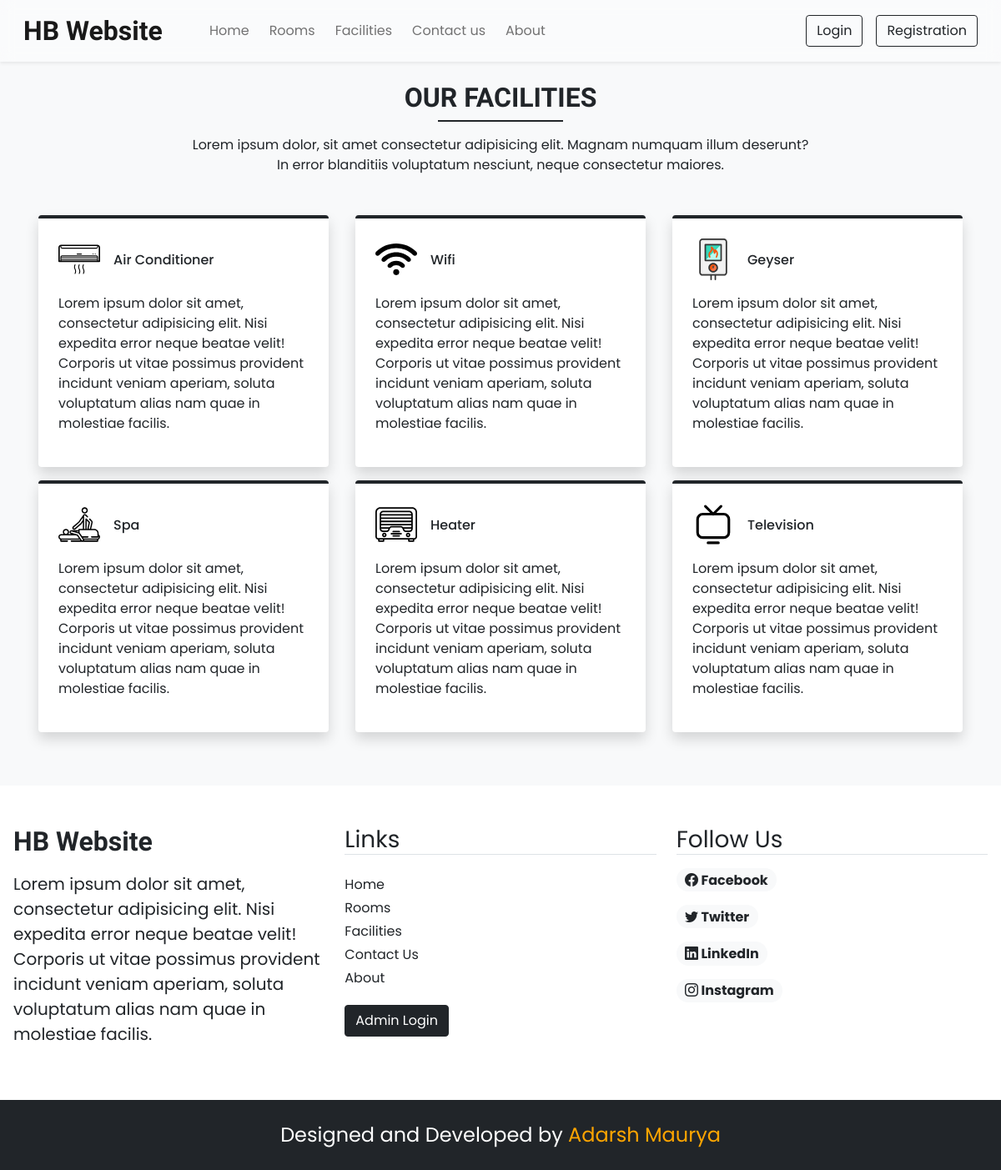
Screenshot of /facilities.php with the database file from the repository.
### tables this page shows
CREATE TABLE `general_settings` (
  `id` int NOT NULL,
  `site_title` varchar(128) NOT NULL,
  `site_desc` varchar(500) NOT NULL,
  `shutdown` tinyint NOT NULL DEFAULT '0'
);

CREATE TABLE `facilities` (
  `id` int NOT NULL,
  `name` varchar(100) NOT NULL,
  `picture` varchar(100) NOT NULL,
  `description` varchar(250) NOT NULL
);

CREATE TABLE `social_links` (
  `id` int NOT NULL,
  `name` varchar(100) NOT NULL,
  `social_link` varchar(300) NOT NULL DEFAULT 'none',
  `icon_class_name` varchar(50) NOT NULL DEFAULT 'bi-arrow-right-square-fill'
);

### admin/inc/db_config.php (called while the page is built, shortened)
<?php
function select($query,$values,$datatypes){
    $con = $GLOBALS['conn'];
    if($stmt = mysqli_prepare($con,$query)){
        if(mysqli_stmt_bind_param($stmt,$datatypes,...$values)){
            if(mysqli_stmt_execute($stmt)){
                $res = mysqli_stmt_get_result($stmt);
                return $res;
            }else{
                mysqli_stmt_close($stmt);
                die("Query cannot be executed - Select");
            }
        }else{
            mysqli_stmt_close($stmt);
            die("Query cannot be binded - Select");
        }
    }else{
        die("Query cannot be prepared - Select");
    }
}
?>

### inc/comman.php (called while the page is built, shortened)
<?php
    require("./admin/inc/db_config.php");
    $general_q = "SELECT * FROM `general_settings` WHERE `id`=?";
    $value = [1];
    $general_res = select($general_q, $value, "i");
    $general_assoc = mysqli_fetch_assoc($general_res);

### facilities.php (the view, shortened to what this page needs)
<!DOCTYPE html>
<html lang="en">
<head>
    <?php require("./inc/comman.php") ?>
    <?php require("./inc/links.php")?>
</head>
<body class="bg-light">
    <?php require("./inc/header.php") ?>
    <div class="my-4 text-center">
        <h4 class="h-font fw-bold fs-2">OUR FACILITIES</h4>
        <div class="h-line bg-dark"></div>
        <p class="mt-3">Lorem ipsum dolor, sit amet consectetur adipisicing elit. Magnam numquam illum deserunt?<br> In error blanditiis voluptatum nesciunt, neque consectetur maiores.</p>
    </div>
    <div class="container mt-5">
        <div class="row">
            <?php
            $facilities_q = "SELECT * FROM `facilities`";
            $res = $conn->query($facilities_q);
            while($row = mysqli_fetch_assoc($res)){
                $path = FACILITIES_IMAGE_FOLDER_PATH.$row['picture'];
                echo <<<data
                    <div class="col-lg-4 col-md-6 mb-3 px-3">
                        <div class="p-4 bg-white border-top h-100 border-4 border-dark pop rounded shadow">
                            <div class="d-flex align-items-center">
                                <img src="$path" width="50px">
                                <h6 class="m-0 ms-3">$row[name]</h6>
                            </div>
                            <p class="mt-3">$row[description]</p>
                        </div>
                    </div>
                data;
            }
            ?>
        </div>
    </div>
    <?php require("./inc/footer.php") ?>
</body>
</html>

### inc/header.php (shortened to what this page needs)
<div class="sticky-top">
    <nav class="navbar navbar-expand-lg navbar-light shadow-sm px-lg-3 py-lg-2 py-3">
        <div class="container-fluid">
            <a class="navbar-brand me-5 fs-2 h-font fw-bold" href="./index.php"><?php echo $general_assoc['site_title'] ?></a>
            <div class="collapse navbar-collapse" id="navbarSupportedContent">
                <ul class="navbar-nav me-auto mb-2 mb-lg-0">
                    <li class="nav-item me-2">
                        <a class="nav-link active" aria-current="page" href="./index.php">Home</a>
                    </li>
                    <li class="nav-item me-2">
                        <a class="nav-link" href="./rooms.php">Rooms</a>
                    </li>
                    <li class="nav-item me-2">
                        <a class="nav-link" href="./facilities.php">Facilities</a>
                    </li>
                    <li class="nav-item me-2">
                        <a class="nav-link" href="./contact.php">Contact us</a>
                    </li>
                    <li class="nav-item">
                        <a class="nav-link" href="./about.php">About</a>
                    </li>
                </ul>
                <div class="d-flex">
                    <?php
                    if (!(isset($_SESSION['login']) && $_SESSION['login'] == true)) {
                        echo <<<log_reg
                        <button type="button" class="btn btn-outline-dark me-lg-3 me-2 shadow-none" data-bs-toggle="modal" data-bs-target="#loginmodal">
                            Login
                        </button>
                        <button type="button" class="btn btn-outline-dark shadow-none" data-bs-toggle="modal" data-bs-target="#registermodal">
                            Registration
                        </button>
                    log_reg;
                    }
                    ?>
                </div>
            </div>
        </div>
    </nav>
</div>

### inc/footer.php (shortened to what this page needs)
<footer class="container-fluid py-5 px-3 mt-5 bg-white m-0">
    <div class="row">
        <div class="col-md-4 mb-lg-0 mb-md-0 mb-4">
            <h3 class="h-font fw-bold fs-2 mb-3"><?php echo $general_assoc['site_title'] ?></h3>
            <p class="fs-5"><?php echo $general_assoc['site_desc'] ?></p>
        </div>
        <div class="col-md-4  mb-lg-0 mb-md-0 mb-4">
            <h6 class="fs-3 mb-4 border-bottom fw-normal">Links</h6>
            <a href="./index.php" class="text-decoration-none d-inline-block mb-1 text-dark">Home</a><br>
            <a href="./rooms.php" class="text-decoration-none d-inline-block mb-1 text-dark">Rooms</a><br>
            <a href="./facilities.php" class="text-decoration-none d-inline-block mb-1 text-dark">Facilities</a><br>
            <a href="./contact.php" class="text-decoration-none d-inline-block mb-1 text-dark">Contact Us</a><br>
            <a href="./about.php" class="text-decoration-none d-inline-block mb-1 text-dark">About</a><br>
            <a href="./admin/login.php" class="btn shadow-none text-decoration-none mt-3 btn-dark">Admin Login</a>
        </div>
        <div class="col-md-4">
            <h6 class="fs-3 mb-3 border-bottom fw-normal">Follow Us</h6>
            <?php
            $social_q = "SELECT * FROM `social_links`";
            $social_res = $conn->query($social_q);
            while ($row = mysqli_fetch_assoc($social_res)) {
                if ($row['social_link'] != '') {
                    echo <<<social
                        <a href="$row[social_link]" class="badge text-decoration-none d-inline-block rounded-pill fs-6 bg-light text-dark mb-3">
                            <i class="bi $row[icon_class_name]"></i> $row[name]
                        </a></br>
                    social;
                }
            }
            ?>
        </div>
    </div>
</footer>
<div class="bg-dark text-white p-4 text-center fs-4 design-by">
    Designed and Developed by <a href="https://adarshmaurya54.github.io/Portfolio/" class="text-decoration-none" style="color: orange;">Adarsh Maurya</a>
</div>

### css/style.css (style rules this page uses)
:root { --teal: #2ec1ac; --teal_hover: #279e8c; }
* { padding: 0; margin: 0; box-sizing: border-box; font-family: 'Poppins', sans-serif; }
.navbar { background: #ffffff5b !important; backdrop-filter: blur(8px); }
.h-font { font-family: 'Merienda', cursive; }
.h-line { width: 150px; margin: 0 auto; height: 2px; }

### facilities.php (style rules this page uses)
.pop { transition: transform 0.5s ease, border-top-color 0.5s ease; }

### rows the page displays
general_settings: site_title "HB Website", site_desc "Lorem ipsum dolor sit amet, consectetur adipisicing elit. Nisi expedita error neque beatae velit! Corporis ut vitae possimus provident incidunt veniam aperiam, soluta voluptatum alias nam quae in molestiae facilis."
facilities: picture (picture), name "Air Conditioner", description "Lorem ipsum dolor sit amet, consectetur adipisicing elit. Nisi expedita error neque beatae velit! Corporis ut vitae possimus provident incidunt veniam aperiam, soluta voluptatum alias nam quae in molestiae facilis."
facilities: picture (picture), name "Wifi", description "Lorem ipsum dolor sit amet, consectetur adipisicing elit. Nisi expedita error neque beatae velit! Corporis ut vitae possimus provident incidunt veniam aperiam, soluta voluptatum alias nam quae in molestiae facilis."
facilities: picture (picture), name "Geyser", description "Lorem ipsum dolor sit amet, consectetur adipisicing elit. Nisi expedita error neque beatae velit! Corporis ut vitae possimus provident incidunt veniam aperiam, soluta voluptatum alias nam quae in molestiae facilis."
facilities: picture (picture), name "Spa", description "Lorem ipsum dolor sit amet, consectetur adipisicing elit. Nisi expedita error neque beatae velit! Corporis ut vitae possimus provident incidunt veniam aperiam, soluta voluptatum alias nam quae in molestiae facilis."
facilities: picture (picture), name "Heater", description "Lorem ipsum dolor sit amet, consectetur adipisicing elit. Nisi expedita error neque beatae velit! Corporis ut vitae possimus provident incidunt veniam aperiam, soluta voluptatum alias nam quae in molestiae facilis."
facilities: picture (picture), name "Television", description "Lorem ipsum dolor sit amet, consectetur adipisicing elit. Nisi expedita error neque beatae velit! Corporis ut vitae possimus provident incidunt veniam aperiam, soluta voluptatum alias nam quae in molestiae facilis."
social_links: name "Facebook"
social_links: name "Twitter"
social_links: name "LinkedIn"
social_links: name "Instagram"
